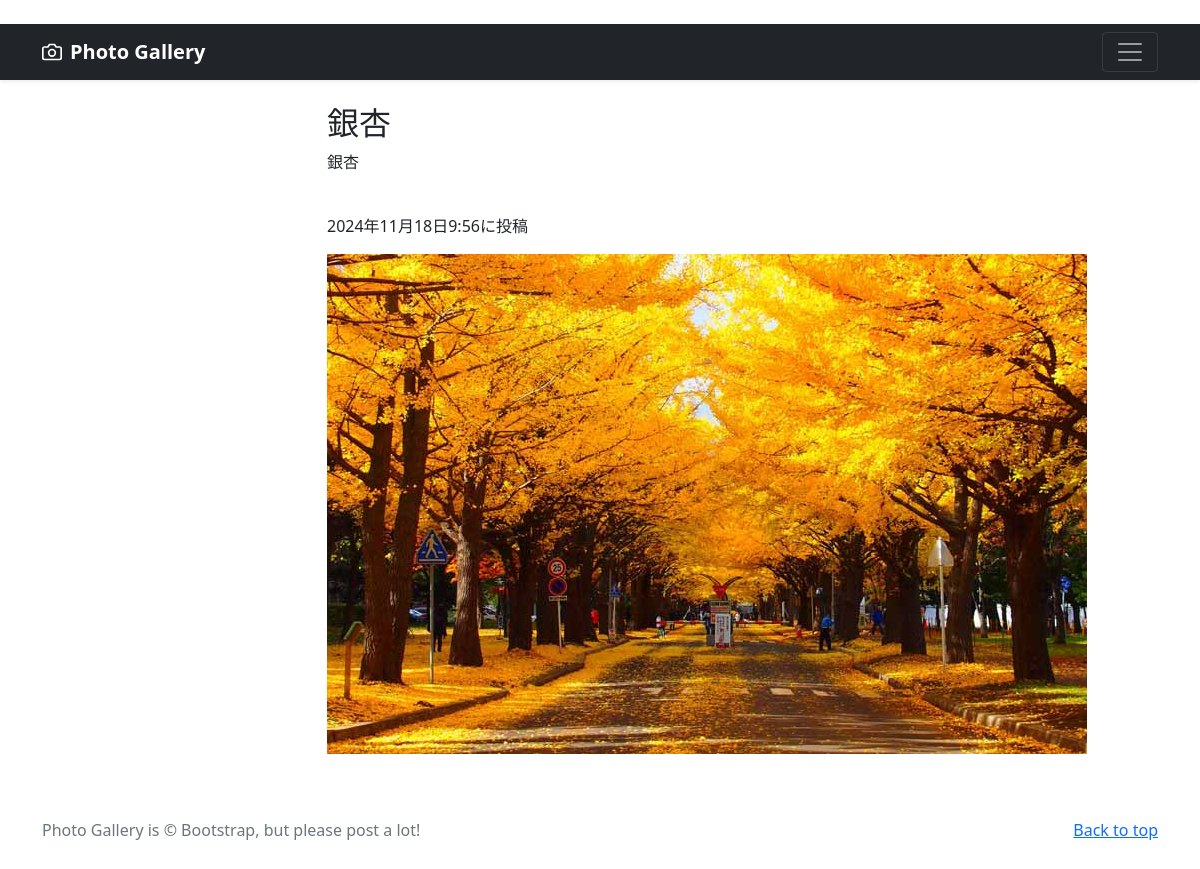
Page /photo-detail/6 (signed in) on the committed database.
### photo/models.py (models this page shows, shortened)
class PhotoPost(models.Model):
    user = models.ForeignKey(
        CustomUser,
        verbose_name='ユーザー',
        on_delete=models.CASCADE
        )
    category = models.ForeignKey(
        Category,
        verbose_name='カテゴリ',
        on_delete=models.PROTECT
        )
    title = models.CharField(
        verbose_name='タイトル', # フィールドのタイトル
        max_length=200        # 最大文字数は200
        )
    comment = models.TextField(
        verbose_name='コメント',  # フィールドのタイトル
        )
    image1 = models.ImageField(
        verbose_name='イメージ1',# フィールドのタイトル
        upload_to = 'photos'   # MEDIA_ROOT以下のphotosにファイルを保存
        )
    image2 = models.ImageField(
        verbose_name='イメージ2',# フィールドのタイトル
        upload_to = 'photos',  # MEDIA_ROOT以下のphotosにファイルを保存
        blank=True,            # フィールド値の設定は必須でない
        null=True              # データベースにnullが保存されることを許容
        )
    posted_at = models.DateTimeField(
        verbose_name='投稿日時', # フィールドのタイトル
        auto_now_add=True       # 日時を自動追加
        )

### photo/views.py (the view)
class DetailView(DetailView):
    template_name ='detail.html'
    model = PhotoPost

### photo/templates/detail.html (shortened to what this page needs)
{% extends 'base.html' %}
      {% block contents %}
      <br>
      <div class="container">
        <div class="row">
          <div class="col offset-3">
            <h2>{{object.title}}</h2>
            <p>{{object.comment}}</p>
            <br>
            <p>{{object.posted_at}}に投稿</p>
            <p><img src="{{ object.image1.url }}"></img></p>
      {% endblock %}

### rows in the picture
PhotoPost: title "銀杏", comment "銀杏", posted_at "2024年11月18日9:56", image1 (picture)
